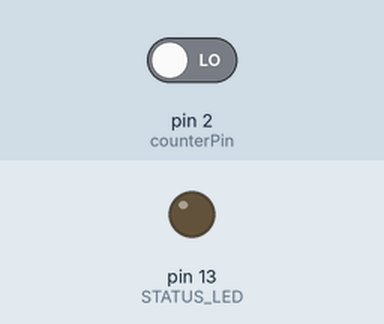
This sketch was run on a simulated Arduino Pro Mini, built with avr-gcc and run on an emulated ATmega328P. Parts: output pins drawn as LEDs (lit = HIGH). The inputs (shaded band) are chosen by the test bench; at power-on: pin 2 (counterPin) LOW. What the sketch prints to the serial monitor is not drawn.

Above: at 1.2 s.
1.3 s: pin 2 (counterPin) driven HIGH
At 2.5 s:
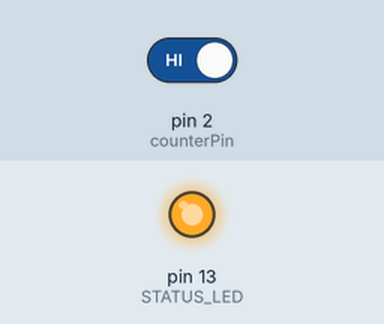
2.8 s: pin 2 (counterPin) driven LOW
At 3.6 s:
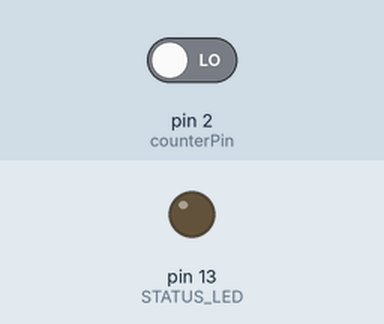
Timing chart, 0 to 5.8 s (numbered marks = the images above; inputs shaded):
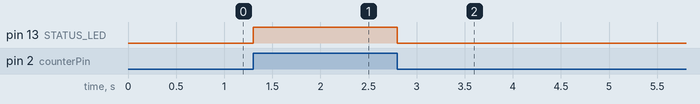

The sketch:

powerMeter.ino
```cpp
//  Elektroměr digitální, třífázový 800 impulsů = 1kWh, impulsni vystup musi byt napajen 12V, vstup na D2 pres delic
//  Arduino Pro Mini 328

//  impulsni vystup
//  +12V - elektromer - odpor - D2 - odpor - GND

//  indikacni LED
//  D13

//---------------------------------------------------------------
//         Arduino
//         D2                   interrupt od elektromeru
//         D13                  LED indikujici impulsy
//---------------------------------------------------------------

//  version history
//  0.1   - 2015 initial version


//  ---------------------------------------------------------------- C O D E -----------------------------------------------
const byte counterPin = 2;
const byte counterInterrupt = 0; // = pin D2
unsigned long startPulse=0;
unsigned int pulseLength=0;
unsigned int pulseCount=0;

#define STATUS_LED 13

#define watchdog
#ifdef watchdog
#include <avr/wdt.h>
#endif

#include <Wire.h>

float versionSW=0.2;
char versionSWString[] = "energyMeter v"; //SW name & version

byte status=0;

unsigned int const SERIAL_SPEED=9600;

//#define verbose

//------------------------------------------------------------- S E T U P -------------------------------------------------------
void setup() {
  Wire.begin(2);                // join i2c bus with address #2
  Wire.onRequest(getPulseCount); // register event

#ifdef watchdog
	wdt_enable(WDTO_8S);
#endif
  Serial.begin(SERIAL_SPEED);
  //Serial.print(versionSWString);
  Serial.println(versionSW);
  pinMode(STATUS_LED, OUTPUT);      // sets the digital pin as output
#ifdef watchdog
	wdt_reset();
#endif

#ifdef watchdog
	wdt_reset();
#endif

  pinMode(counterPin, INPUT);
  attachInterrupt(counterInterrupt, counterISR, CHANGE);
  digitalWrite(STATUS_LED,LOW);
}

//------------------------------------------------------------ L O O P -----------------------------------------------------------------------
void loop() {
#ifdef watchdog
	wdt_reset();
#endif
}

//------------------------------------------------------------ F U N C T I O N S --------------------------------------------------------------
void counterISR() {
  if (digitalRead(counterPin)==HIGH) {
    digitalWrite(STATUS_LED,HIGH);
    startPulse=millis();
  } else {
    digitalWrite(STATUS_LED,LOW);
    pulseLength = millis()-startPulse;
    if ((pulseLength)>35 && (pulseLength)<100) {
      pulseCount++;
      Serial.println("Pulse");
    }
  }
}

// function that executes whenever data is requested by master
// this function is registered as an event, see setup()
void getPulseCount()
{
  if (pulseCount>0) {
    char buffer[4];
    itoa(pulseCount,buffer,10);
    Wire.write(buffer);
    pulseCount=0;
  } else {
    Wire.write("-");
  }
}
```

Measured:
- after the input at 1.3 s, pin 13 (STATUS_LED): LOW → HIGH at once
- after the input at 2.8 s, pin 13 (STATUS_LED): HIGH → LOW at once
